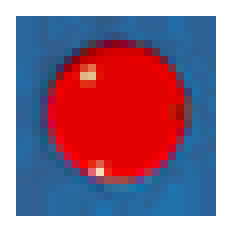
#> input picture qfit/model_src/image/red.png, 29 x 29 px (shown 8 times larger)
$ python topview.py image/red.png
#> lines starting #> are read from the running program, lines starting #| are printed output that depends on the picture; after the words box and inside, x2 and y2 are one past the last pixel; in counts of white or black regions, pixels touching at a corner belong together
import numpy as np
import cv2
import matplotlib.pyplot as plt  # 최종 표시용
import os
import sys
import logging

home_dir = os.path.expanduser("~")  # 홈 디렉토리 가져오기

logging.basicConfig(level=logging.INFO)
logger = logging.getLogger(__name__)

# 설정 값
WIDTH = 840  # 출력될 테이블 이미지 너비
HEIGHT = 420  # 출력될 테이블 이미지 높이
TABLE_WIDTH_MM= 800  # 테이블 실제 너비(mm)
TABLE_HEIGHT_MM = 400  # 테이블 실제 높이(mm)

# HSV 색상 범위 정의 (각 공의 색상을 감지하는 임계값)
color_range = {
    "red": ((0, 120, 70),  (10, 255, 255)),  # 기존 값
    "red2": [(170, 120, 70), (180, 255, 255)],  # 추가 값
    "white": [(0, 0, 160), (180, 80, 255)],
    "yellow" : ((15, 100, 100), (35, 255, 255))
}

# 공 이미지 경로
ball_image = {
    "red": os.path.join(home_dir, "aiffelthon_qfit", "model_src", "image", "red.png"),
    "white": os.path.join(home_dir, "aiffelthon_qfit", "model_src", "image", "white.png"),
    "yellow": os.path.join(home_dir, "aiffelthon_qfit", "model_src", "image", "yellow.png")
}


def overlay_frame(base_image, frame_image_path):
    # 프레임 이미지 로드 (4채널, BGRA)
    frame_image = cv2.imread(frame_image_path, cv2.IMREAD_UNCHANGED)
    if frame_image is None:
        print(f"[오류] 프레임 이미지 불러오기 실패: {frame_image_path}")
        return base_image  # 프레임 이미지가 없을 경우 원본을 그대로 반환

    h_b, w_b = base_image.shape[:2]  # 당구대 테이블 크기
    h_f, w_f = frame_image.shape[:2]  # 프레임 크기

    # 프레임이 더 크면 공이 배치된 이미지를 중앙에 배치
    x_offset = (w_f - w_b) // 2
    y_offset = (h_f - h_b) // 2

    # 프레임의 복사본 생성
    result = frame_image.copy()

    # base_image(공이 배치된 테이블 이미지)를 프레임 중앙에 배치
    result[y_offset:y_offset + h_b, x_offset:x_offset + w_b, :3] = base_image

    # 알파 블렌딩 (프레임 투명도 적용)
    if frame_image.shape[2] == 4:
        alpha = frame_image[:, :, 3] / 255.0  # 알파 채널 정규화
        alpha = cv2.merge((alpha, alpha, alpha))

        # 프레임과 base_image를 혼합하여 최종 이미지 생성
        result = (alpha * frame_image[:, :, :3] + (1 - alpha) * result[:, :, :3]).astype(np.uint8)

    return result

def find_corners(input_image, debug = False):
    input_hsv = cv2.cvtColor(input_image, cv2.COLOR_BGR2HSV)  # HSV 변환
    table_image_blue = cv2.inRange(input_hsv, (100, 100, 100), (120, 255, 255))
    table_image_green = cv2.inRange(input_hsv, (40,  40,  40),  (90, 255, 255))
    table_image = cv2.bitwise_or(table_image_blue, table_image_green)

    k = cv2.getStructuringElement(cv2.MORPH_ELLIPSE, (5, 5))
    table_image_closing = cv2.morphologyEx(table_image, cv2.MORPH_CLOSE, k)

    contours, _ = cv2.findContours(table_image_closing, cv2.RETR_EXTERNAL, cv2.CHAIN_APPROX_SIMPLE)
    if not contours:
        print("컨투어를 찾을 수 없음")
        return None

    contour = max(contours, key = lambda x: cv2.contourArea(x))
    epsilon = 0.02 * cv2.arcLength(contour, True)
    approx = cv2.approxPolyDP(contour, epsilon, True)

    if len(approx) != 4:
        print('테이블을 인식할 수 없어 사각형 모서리 4개를 찾지 못함')
        return None

    return approx

def get_warped_table(input_image, approx):
    if approx is None:
        print("유효한 모서리가 없어 테이블 워프 불가")
        return None

    side_length = [np.linalg.norm(approx[i][0] - approx[i + 1][0]) for i in range(-1, 3)]
    upper_left_point_idx = min(range(4), key = lambda i: approx[i][0][0] + approx[i][0][1])

    if side_length[upper_left_point_idx] > side_length[(upper_left_point_idx + 1) % 4]:
        si = upper_left_point_idx
    else:
        si = (upper_left_point_idx + 1) % 4

    src_point = np.array([approx[si][0],
                          approx[(si + 1) % 4][0],
                          approx[(si + 2) % 4][0],
                          approx[(si + 3) % 4][0]], dtype = np.float32)
    dst_point = np.array([[0, 0],[0, HEIGHT - 1], [WIDTH - 1, HEIGHT - 1],[WIDTH - 1, 0]], dtype = np.float32)

    matrix = cv2.getPerspectiveTransform(src_point, dst_point)
    dst = cv2.warpPerspective(input_image, matrix, (WIDTH, HEIGHT))
    # 끝부분 자르는 동작
    dst = dst[10:-10, 20:-20]  # 필요에 따라 조정
    return dst

def find_ball(image):
    ball_position = {}
    image_hsv = cv2.cvtColor(image, cv2.COLOR_BGR2HSV)

    for color, (lower, upper) in color_range.items():
        mask = cv2.inRange(image_hsv, np.array(lower, dtype=np.uint8), np.array(upper, dtype=np.uint8))

        # 빨간 공 감지를 위해 두 개의 마스크를 병합
        if color == "red":
            mask2 = cv2.inRange(image_hsv, np.array(color_range["red2"][0], dtype=np.uint8),
                                            np.array(color_range["red2"][1], dtype=np.uint8))
            mask = cv2.bitwise_or(mask, mask2)  # 두 개의 빨간색 마스크 병합

        # 모폴로지 연산을 사용하여 노이즈 제거
        kernel = np.ones((5, 5), np.uint8)
        mask = cv2.morphologyEx(mask, cv2.MORPH_CLOSE, kernel)
        mask = cv2.dilate(mask, kernel, iterations=2)  # 팽창 연산 추가 (흰 공을 더 뚜렷하게 인식)

        # 컨투어(윤곽선) 탐색
        contours, _ = cv2.findContours(mask, cv2.RETR_EXTERNAL, cv2.CHAIN_APPROX_SIMPLE)

        if not contours:
            continue

        # 가장 큰 contour만 선택하여 잡음 제거
        largest_contour = max(contours, key=cv2.contourArea)
        area = cv2.contourArea(largest_contour)

        # 공 크기 임계값 설정 (너무 작은 객체 제거)
        if area < 50:  # 작은 공도 감지 가능하도록 수정
            continue

        M = cv2.moments(largest_contour)
        if M["m00"] != 0:
            cx = int(M["m10"] / M["m00"])
            cy = int(M["m01"] / M["m00"])

            # 빨간 공은 병합된 마스크에서 좌표 저장
            if color in ["red", "red2"]:
                ball_position["red"] = (cx, cy)
            else:
                ball_position[color] = (cx, cy)

    return ball_position

def place_ball_on_table(table_image, ball_position):
    result_image = table_image.copy()

    for color, path in ball_image.items():
        if color not in ball_position:
            continue  # 감지되지 않은 공은 건너뛴다.

        ball_texture = cv2.imread(path, cv2.IMREAD_UNCHANGED)
        if ball_texture is None:
            print(f"[오류] 공 이미지 불러오기 실패 : {path}")
            continue

        cx, cy = ball_position[color]
        bh, bw = ball_texture.shape[:2]

        # 테두리를 벗어나지 않도록 조정
        cx = max(bw // 2, min(result_image.shape[1] - bw // 2, cx))
        cy = max(bh // 2, min(result_image.shape[0] - bh // 2, cy))

        y1, y2 = max(0, cy - bh // 2), min(result_image.shape[0], cy + bh // 2)
        x1, x2 = max(0, cx - bw // 2), min(result_image.shape[1], cx + bw // 2)

        ball_region = ball_texture[0:(y2 - y1), 0:(x2 - x1)]

        if ball_texture.shape[2] == 4:
            # 알파 채널이 있는 경우 (배경 유지)
            alpha_ball = ball_texture[:, :, 3] / 255.0
            alpha_ball = alpha_ball[0:(y2 - y1), 0:(x2 - x1)]
            for c in range(3):
                result_image[y1:y2, x1:x2, c] = (1 - alpha_ball) * result_image[y1:y2, x1:x2, c] + alpha_ball * ball_region[:, :, c]
        else:
            result_image[y1:y2, x1:x2] = ball_region

    return result_image

def main(image_file):

    # 1) 원본 이미지 불러오기
#> called with image_file = 'image/red.png'
    input_image = cv2.imread(image_file) #upload_image 폴더내 이미지 파일명(full path형태임)
#> input_image is the input picture: shape (29, 29, 3); mean B, G, R 136.3, 112.6, 147.7

    if input_image is None:
        print("[오류] 이미지 불러오기 실패")
        return

    # 1.1) 크기 조정
    input_image = cv2.resize(input_image, (int(input_image.shape[1] * 0.15), int(input_image.shape[0] * 0.15)))

    # 2) 테이블 모서리 찾고 원근 변환
    approx = find_corners(input_image)
#> in find_corners, `table_image_blue = cv2.inRange(input_hsv, (100, 100, 100), (120, 255, ..`: table_image_blue = [[255, 255, 255, 255], [255, 0, 0, 255], [255, 0, 0, 255], [255, 255, 255, 255]]
#> in find_corners, `table_image_green = cv2.inRange(input_hsv, (40,  40,  40),  (90, 255, ..`: table_image_green = [[0, 0, 0, 0], [0, 0, 0, 0], [0, 0, 0, 0], [0, 0, 0, 0]]
#> in find_corners, `table_image = cv2.bitwise_or(table_image_blue, table_image_green)`: table_image has the same summary as table_image_blue
#> in find_corners, `table_image_closing = cv2.morphologyEx(table_image, cv2.MORPH_CLOSE, k)`: table_image_closing = [[255, 255, 255, 255], [255, 255, 255, 255], [255, 255, 255, 255], [255, 255, 255, 255]]
#> in find_corners, `contours, _ = cv2.findContours(table_image_closing, cv2.RETR_EXTERNAL,..`: contours = [[[0, 0], [0, 3], [3, 3], [3, 0]]]
#> in find_corners, `contour = max(contours, key = lambda x: cv2.contourArea(x))`: contour = [[0, 0], [0, 3], [3, 3], [3, 0]]
#> in find_corners, `epsilon = 0.02 * cv2.arcLength(contour, True)`: epsilon = 0.24
#> in find_corners, `approx = cv2.approxPolyDP(contour, epsilon, True)`: approx = [[0, 0], [0, 3], [3, 3], [3, 0]]
#> approx = [[0, 0], [0, 3], [3, 3], [3, 0]]
    warped_table = get_warped_table(input_image, approx)
#> in get_warped_table, `side_length = [np.linalg.norm(approx[i][0] - approx[i + 1][0]) for i i..`: side_length = [3, 3, 3, 3]
#> in get_warped_table, `upper_left_point_idx = min(range(4), key = lambda i: approx[i][0][0] +..`: upper_left_point_idx = 0
#> in get_warped_table, `si = (upper_left_point_idx + 1) % 4`: si = 1
#> in get_warped_table, `src_point = np.array([approx[si][0], approx[(si + 1) % 4][0], approx[(..`: src_point = [[0, 3], [3, 3], [3, 0], [0, 0]]
#> in get_warped_table, `matrix = cv2.getPerspectiveTransform(src_point, dst_point)`: matrix = [[0, -279.7, 839], [139.7, 0, 0], [0, 0, 1]]

    # 3) 공 찾기
    ball_position = find_ball(warped_table)
#> in find_ball, `image_hsv = cv2.cvtColor(image, cv2.COLOR_BGR2HSV)`: image_hsv: shape (400, 800, 3); mean H, S, V 118.4, 162, 153.7
#> the loop in find_ball, `for color, (lower, upper) in color_range.items():` made 4 passes
#> (area, cx, cy) on passes 1 to 2: (152786, 402, 199), (152786, 402, 199)
#> pass 1, in find_ball, `mask = cv2.bitwise_or(mask, mask2)`:
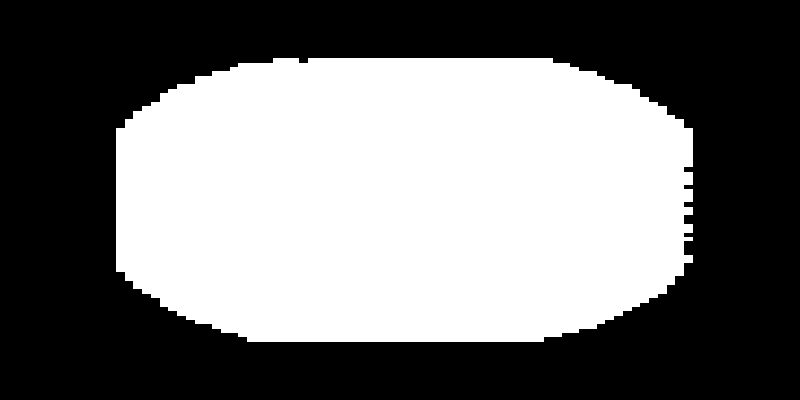
#> mask: shape (400, 800); 45.7% white; 1 white region, box (x1, y1, x2, y2) and area: (116, 58, 693, 342) 146358
#> after the loop in find_ball, `for color, (lower, upper) in color_range.items():`: mask: shape (400, 800); every value is 0
#> after the loop in find_ball, `for color, (lower, upper) in color_range.items():`: ball_position = {'red': (402, 199)}
#> ball_position = {'red': (402, 199)}

    # 4) 라벨 데이터 저장
    label_text_path = os.path.join(home_dir, "aiffelthon_qfit", "model_src", "result_image", "ball_labels.txt")

    with open(label_text_path, 'w') as f:
        for color, (cx, cy) in ball_position.items():
            f.write(f"{color} {cx} {cy}\n")
#> this loop made 1 pass
    print(f"라벨 데이터 '{label_text_path}'에 저장")

    # 5) 디버그 표시 (원본)
    input_image_cpy = cv2.cvtColor(input_image, cv2.COLOR_BGR2RGB)
    plt.imshow(input_image_cpy)
    plt.title("Original Image (Resized)")
    plt.axis('off')
    plt.show()
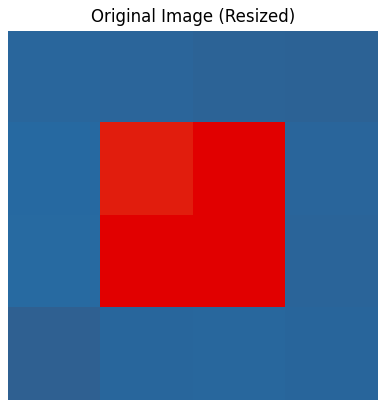
#> figure drawn by matplotlib, 1 panel

    # 6) 탑뷰에 공 위치 시각적 표시
    if warped_table is not None:
        for color, (cx, cy) in ball_position.items():
            cv2.circle(warped_table, (cx, cy), 9, (30, 200, 255), 2)
            cv2.putText(warped_table,f'{color} ({cx},{cy})',(cx - 60,cy - 30),
                        cv2.FONT_HERSHEY_SIMPLEX, 0.6, (30, 200, 255), 2)
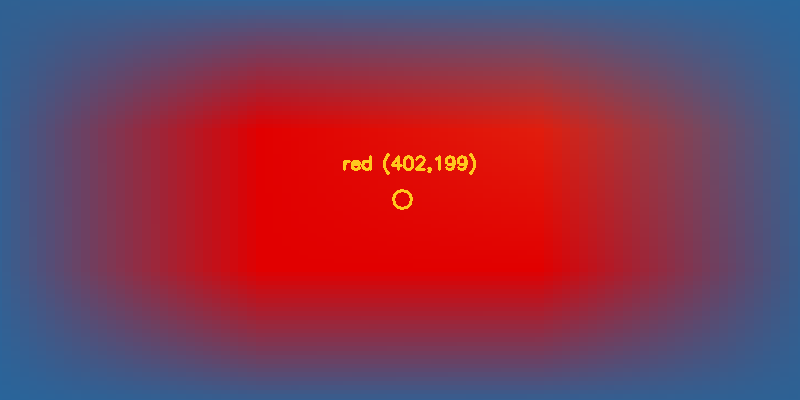
#> warped_table: shape (400, 800, 3); mean of channels 0, 1, 2 81.4, 56.4, 130.6; drawn as B, G, R

        warped_table_cpy = cv2.cvtColor(warped_table, cv2.COLOR_BGR2RGB)
        plt.imshow(warped_table_cpy)
        plt.title("Top-View Table with Ball Positions")
        plt.axis('off')
        plt.show()

    # 7) 테이블 천 이미지 경로
    # 테이블 바탕 이미지(천) 불러와서 공 배치
    cloth_image_path = os.path.join(home_dir, "aiffelthon_qfit", "model_src", "image", "table-cloth.png")

    table_image = cv2.imread(cloth_image_path)
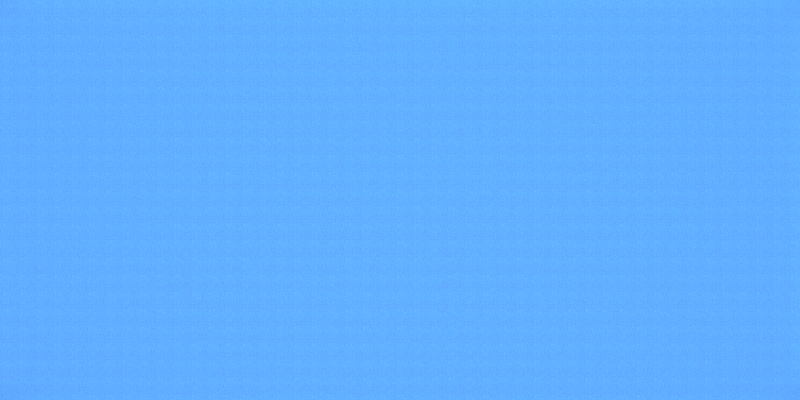
#> input picture qfit/model_src/image/table-cloth.png, 800 x 400 px, found by its file name
#> table_image is the input picture: shape (400, 800, 3); mean B, G, R 255, 174.9, 97.2
    if table_image is None:
        print("[오류] 테이블 천 이미지 불러오기 실패")
        return

    result_image = place_ball_on_table(table_image, ball_position)
#> in place_ball_on_table, `cx, cy = ball_position[color]`: cx = 402; cy = 199
#> in place_ball_on_table, `y1, y2 = max(0, cy - bh // 2), min(result_image.shape[0], cy + bh // 2)`: y1 = 185; y2 = 213
#> in place_ball_on_table, `x1, x2 = max(0, cx - bw // 2), min(result_image.shape[1], cx + bw // 2)`: x1 = 388; x2 = 416
#> after the loop in place_ball_on_table, `for c in range(3):`:
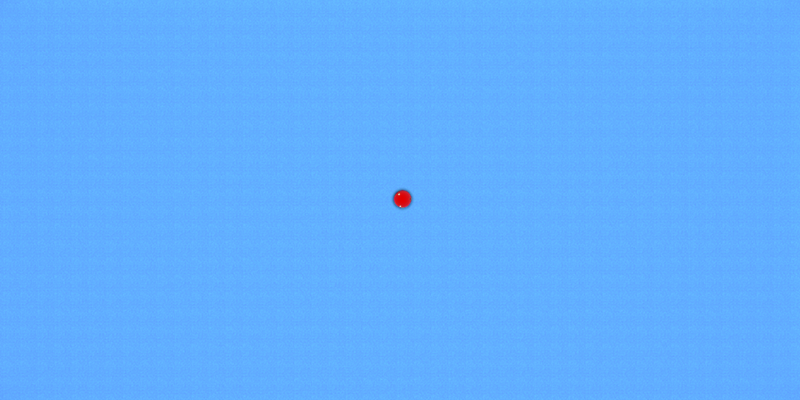
#> result_image: shape (400, 800, 3); 0.15% of pixels changed, all inside (x1, y1, x2, y2) = (390, 187, 415, 212)
    result_image_cpy = cv2.cvtColor(result_image, cv2.COLOR_BGR2RGB)
    plt.imshow(result_image_cpy)
    plt.title("Result - Table with Ball Positions")
    plt.axis('off')
    plt.show()

    # 7.1) 원하는 경로에 저장 (옵션)
    #billiard_result_path = os.path.join(home_dir, "aiffelthon_qfit", "model_src", "image", "billiard_result.png")
    # 이미지 저장
    #cv2.imwrite(billiard_result_path, result_image)
    #logger.info(f"결과 이미지: [{billiard_result_path}] 저장")

    # 8) 프레임 이미지 합성 (핵심)
    frame_image_path = os.path.join(home_dir, "aiffelthon_qfit", "model_src", "image", "frame.png")
    final_image = overlay_frame(result_image, frame_image_path)
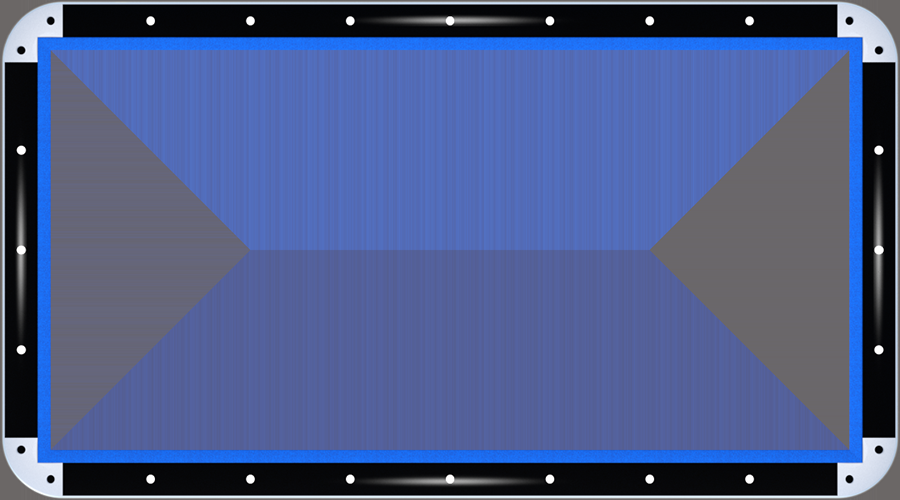
#> input picture qfit/model_src/image/frame.png, 900 x 500 px, found by its file name
#> in overlay_frame, frame_image is the input picture: shape (500, 900, 4); mean B, G, R, A 139.5, 92, 76.2, 71.3
#> in overlay_frame, `alpha = frame_image[:, :, 3] / 255.0`:
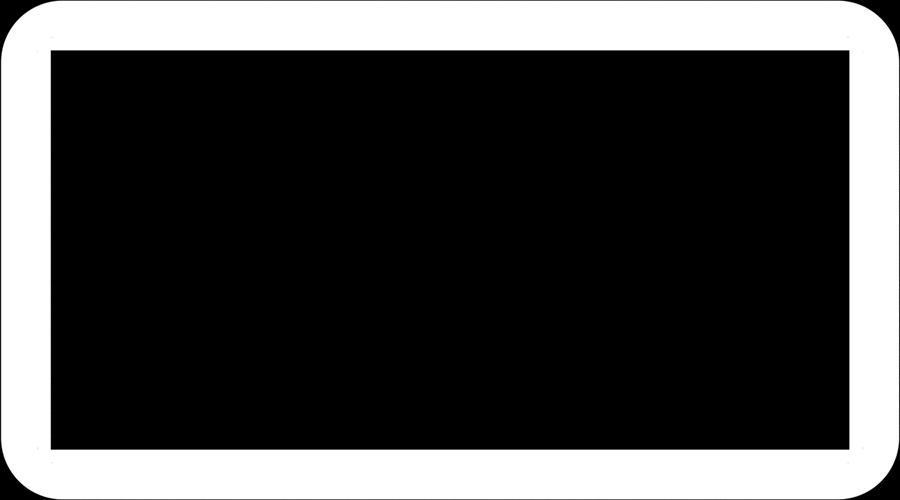
#> alpha: shape (500, 900) float64; min 0, max 1, mean 0.28

    # 9) 최종 결과 표시
    final_image_cpy = cv2.cvtColor(final_image, cv2.COLOR_BGR2RGB)
    plt.figure(figsize = (10, 5))
    plt.imshow(final_image_cpy)
    plt.title("Final - Billiard Table with Frame Overlay")
    plt.axis("off")
    plt.show()

    # 최종 합성본 파일 저장 (옵션)
    result_path = os.path.join(home_dir, "aiffelthon_qfit", "model_src", "result_image", "table_with_balls.png")
    cv2.imwrite(result_path, result_image)
    logger.info(f"프레임 이미지가 합성된 최종 이미지: [{result_path}] 저장")


if __name__ == "__main__":

    if len(sys.argv) != 2:
        print("실행내용: python topview.py <image_file>")
        sys.exit(1)

    image_file = sys.argv[1]
    main(image_file)
